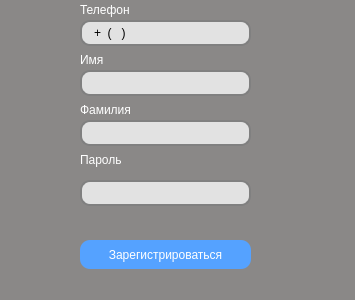
<?xml version="1.0" encoding="UTF-8"?>
<ui version="4.0">
 <class>Registration</class>
 <widget class="QWidget" name="Registration">
  <property name="geometry">
   <rect>
    <x>0</x>
    <y>0</y>
    <width>355</width>
    <height>300</height>
   </rect>
  </property>
  <property name="windowTitle">
   <string>Form</string>
  </property>
  <property name="styleSheet">
   <string notr="true">QWidget {
	background-color: rgb(138, 136, 135);
     /* Радиус закругления углов */
}</string>
  </property>
  <widget class="CustomButton" name="regButton">
   <property name="enabled">
    <bool>true</bool>
   </property>
   <property name="geometry">
    <rect>
     <x>80</x>
     <y>240</y>
     <width>171</width>
     <height>29</height>
    </rect>
   </property>
   <property name="styleSheet">
    <string notr="true">border-color: rgb(63, 6, 161);
background-color: rgb(85, 162, 255);
color: rgb(255, 255, 255);
border-radius: 10px;</string>
   </property>
   <property name="text">
    <string>Зарегистрироваться</string>
   </property>
  </widget>
  <widget class="QLineEdit" name="lineEdit">
   <property name="geometry">
    <rect>
     <x>80</x>
     <y>120</y>
     <width>171</width>
     <height>26</height>
    </rect>
   </property>
   <property name="styleSheet">
    <string notr="true">QLineEdit {
	selection-color: rgb(255, 255, 255);
	background-color: rgb(226, 226, 226);
    border: 2px solid gray;
    border-radius: 10px; /* Радиус закругления */
    padding: 2px 10px;
}</string>
   </property>
  </widget>
  <widget class="QLineEdit" name="lineEdit_2">
   <property name="geometry">
    <rect>
     <x>80</x>
     <y>70</y>
     <width>171</width>
     <height>26</height>
    </rect>
   </property>
   <property name="styleSheet">
    <string notr="true">QLineEdit {
	selection-color: rgb(255, 255, 255);
	background-color: rgb(226, 226, 226);
    border: 2px solid gray;
    border-radius: 10px; /* Радиус закругления */
    padding: 2px 10px;
}</string>
   </property>
  </widget>
  <widget class="QLineEdit" name="lineEdit_4">
   <property name="geometry">
    <rect>
     <x>80</x>
     <y>180</y>
     <width>171</width>
     <height>26</height>
    </rect>
   </property>
   <property name="styleSheet">
    <string notr="true">QLineEdit {
	selection-color: rgb(255, 255, 255);
	background-color: rgb(226, 226, 226);
    border: 2px solid gray;
    border-radius: 10px; /* Радиус закругления */
    padding: 2px 10px;
}</string>
   </property>
   <property name="echoMode">
    <enum>QLineEdit::Password</enum>
   </property>
  </widget>
  <widget class="QLabel" name="label">
   <property name="geometry">
    <rect>
     <x>80</x>
     <y>0</y>
     <width>63</width>
     <height>20</height>
    </rect>
   </property>
   <property name="styleSheet">
    <string notr="true">color: rgb(255, 255, 255);</string>
   </property>
   <property name="text">
    <string>Телефон</string>
   </property>
  </widget>
  <widget class="QLabel" name="label_2">
   <property name="geometry">
    <rect>
     <x>80</x>
     <y>50</y>
     <width>63</width>
     <height>20</height>
    </rect>
   </property>
   <property name="styleSheet">
    <string notr="true">color: rgb(255, 255, 255);</string>
   </property>
   <property name="text">
    <string>Имя</string>
   </property>
  </widget>
  <widget class="QLabel" name="label_3">
   <property name="geometry">
    <rect>
     <x>80</x>
     <y>50</y>
     <width>63</width>
     <height>20</height>
    </rect>
   </property>
   <property name="styleSheet">
    <string notr="true">color: rgb(255, 255, 255);</string>
   </property>
   <property name="text">
    <string>Имя</string>
   </property>
  </widget>
  <widget class="QLabel" name="label_4">
   <property name="geometry">
    <rect>
     <x>80</x>
     <y>100</y>
     <width>63</width>
     <height>20</height>
    </rect>
   </property>
   <property name="styleSheet">
    <string notr="true">color: rgb(255, 255, 255);</string>
   </property>
   <property name="text">
    <string>Фамилия</string>
   </property>
  </widget>
  <widget class="QLabel" name="label_5">
   <property name="geometry">
    <rect>
     <x>80</x>
     <y>150</y>
     <width>63</width>
     <height>20</height>
    </rect>
   </property>
   <property name="styleSheet">
    <string notr="true">color: rgb(255, 255, 255);</string>
   </property>
   <property name="text">
    <string>Пароль</string>
   </property>
  </widget>
  <widget class="QLineEdit" name="lineEdit_3">
   <property name="geometry">
    <rect>
     <x>80</x>
     <y>20</y>
     <width>171</width>
     <height>26</height>
    </rect>
   </property>
   <property name="styleSheet">
    <string notr="true">QLineEdit {
	gridline-color: gray;
	selection-background-color: gray; 
	selection-color: white;
	background-color: rgb(226, 226, 226);
    border: 2px solid gray;
    border-radius: 10px; /* Радиус закругления */
    padding: 2px 10px;
}
QLineEdit::cursor { 
background-color: gray; 
border: none;
width: 2px;
 }</string>
   </property>
   <property name="inputMask">
    <string>+9 (999) 999 99 99</string>
   </property>
   <property name="text">
    <string>+ ()   </string>
   </property>
   <property name="cursorPosition">
    <number>18</number>
   </property>
   <property name="placeholderText">
    <string>+7 (999) 999 99 99</string>
   </property>
   <property name="cursorMoveStyle">
    <enum>Qt::VisualMoveStyle</enum>
   </property>
  </widget>
  <widget class="QLabel" name="warningMessage">
   <property name="geometry">
    <rect>
     <x>40</x>
     <y>210</y>
     <width>251</width>
     <height>20</height>
    </rect>
   </property>
   <property name="styleSheet">
    <string notr="true">QLabel#warningMessage
{
	color: rgb(255, 0, 0);
}</string>
   </property>
   <property name="text">
    <string/>
   </property>
   <property name="alignment">
    <set>Qt::AlignCenter</set>
   </property>
  </widget>
 </widget>
 <customwidgets>
  <customwidget>
   <class>CustomButton</class>
   <extends>QPushButton</extends>
   <header location="global">custombutton.h</header>
  </customwidget>
 </customwidgets>
 <resources/>
 <connections/>
</ui>
